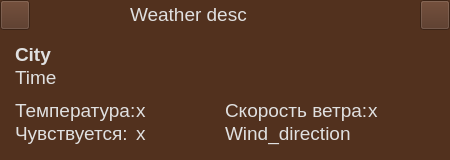
<?xml version="1.0" encoding="UTF-8"?>
<ui version="4.0">
 <class>Form</class>
 <widget class="QWidget" name="Form">
  <property name="geometry">
   <rect>
    <x>0</x>
    <y>0</y>
    <width>450</width>
    <height>160</height>
   </rect>
  </property>
  <property name="minimumSize">
   <size>
    <width>450</width>
    <height>160</height>
   </size>
  </property>
  <property name="maximumSize">
   <size>
    <width>450</width>
    <height>160</height>
   </size>
  </property>
  <property name="windowTitle">
   <string>Form</string>
  </property>
  <property name="styleSheet">
   <string notr="true">background: #52311E;</string>
  </property>
  <layout class="QVBoxLayout" name="verticalLayout_6">
   <property name="spacing">
    <number>0</number>
   </property>
   <property name="leftMargin">
    <number>0</number>
   </property>
   <property name="topMargin">
    <number>0</number>
   </property>
   <property name="rightMargin">
    <number>0</number>
   </property>
   <property name="bottomMargin">
    <number>0</number>
   </property>
   <item>
    <layout class="QHBoxLayout" name="horizontalLayout_3">
     <property name="spacing">
      <number>5</number>
     </property>
     <item>
      <widget class="QPushButton" name="btn_maximize">
       <property name="minimumSize">
        <size>
         <width>30</width>
         <height>30</height>
        </size>
       </property>
       <property name="maximumSize">
        <size>
         <width>30</width>
         <height>30</height>
        </size>
       </property>
       <property name="text">
        <string/>
       </property>
       <property name="icon">
        <iconset>
         <normaloff>maximize.png</normaloff>maximize.png</iconset>
       </property>
       <property name="iconSize">
        <size>
         <width>30</width>
         <height>30</height>
        </size>
       </property>
      </widget>
     </item>
     <item>
      <spacer name="horizontalSpacer">
       <property name="orientation">
        <enum>Qt::Horizontal</enum>
       </property>
       <property name="sizeHint" stdset="0">
        <size>
         <width>18</width>
         <height>20</height>
        </size>
       </property>
      </spacer>
     </item>
     <item>
      <layout class="QHBoxLayout" name="horizontalLayout">
       <property name="spacing">
        <number>5</number>
       </property>
       <item>
        <widget class="QLabel" name="lbl_weather_icon">
         <property name="minimumSize">
          <size>
           <width>30</width>
           <height>30</height>
          </size>
         </property>
         <property name="maximumSize">
          <size>
           <width>30</width>
           <height>30</height>
          </size>
         </property>
         <property name="styleSheet">
          <string notr="true">background: rgba(255,255,255,0);</string>
         </property>
         <property name="text">
          <string/>
         </property>
         <property name="pixmap">
          <pixmap>weather_icons/morning_evening/ccloudy.png</pixmap>
         </property>
         <property name="scaledContents">
          <bool>true</bool>
         </property>
        </widget>
       </item>
       <item>
        <widget class="QLabel" name="lbl_weather_desc">
         <property name="minimumSize">
          <size>
           <width>225</width>
           <height>25</height>
          </size>
         </property>
         <property name="maximumSize">
          <size>
           <width>225</width>
           <height>25</height>
          </size>
         </property>
         <property name="font">
          <font>
           <pointsize>14</pointsize>
          </font>
         </property>
         <property name="styleSheet">
          <string notr="true">background: rgba(255,255,255,0);
color: #E0E0E0;</string>
         </property>
         <property name="text">
          <string>Weather desc</string>
         </property>
        </widget>
       </item>
      </layout>
     </item>
     <item>
      <spacer name="horizontalSpacer_2">
       <property name="orientation">
        <enum>Qt::Horizontal</enum>
       </property>
       <property name="sizeHint" stdset="0">
        <size>
         <width>17</width>
         <height>20</height>
        </size>
       </property>
      </spacer>
     </item>
     <item>
      <widget class="QPushButton" name="btn_roll_up">
       <property name="minimumSize">
        <size>
         <width>30</width>
         <height>30</height>
        </size>
       </property>
       <property name="maximumSize">
        <size>
         <width>30</width>
         <height>30</height>
        </size>
       </property>
       <property name="text">
        <string/>
       </property>
       <property name="icon">
        <iconset>
         <normaloff>roll_up.png</normaloff>roll_up.png</iconset>
       </property>
       <property name="iconSize">
        <size>
         <width>30</width>
         <height>30</height>
        </size>
       </property>
      </widget>
     </item>
    </layout>
   </item>
   <item>
    <spacer name="verticalSpacer">
     <property name="orientation">
      <enum>Qt::Vertical</enum>
     </property>
     <property name="sizeHint" stdset="0">
      <size>
       <width>20</width>
       <height>30</height>
      </size>
     </property>
    </spacer>
   </item>
   <item>
    <layout class="QVBoxLayout" name="verticalLayout_5">
     <property name="spacing">
      <number>10</number>
     </property>
     <property name="leftMargin">
      <number>15</number>
     </property>
     <property name="topMargin">
      <number>0</number>
     </property>
     <property name="bottomMargin">
      <number>15</number>
     </property>
     <item>
      <layout class="QVBoxLayout" name="verticalLayout_3">
       <property name="spacing">
        <number>0</number>
       </property>
       <item>
        <widget class="QLabel" name="lbl_city">
         <property name="font">
          <font>
           <pointsize>14</pointsize>
           <weight>75</weight>
           <bold>true</bold>
          </font>
         </property>
         <property name="styleSheet">
          <string notr="true">background: rgba(255,255,255,0);
color: #E0E0E0;</string>
         </property>
         <property name="text">
          <string>City</string>
         </property>
        </widget>
       </item>
       <item>
        <widget class="QLabel" name="lbl_time">
         <property name="font">
          <font>
           <pointsize>14</pointsize>
          </font>
         </property>
         <property name="styleSheet">
          <string notr="true">background: rgba(255,255,255,0);
color: #E0E0E0;</string>
         </property>
         <property name="text">
          <string>Time</string>
         </property>
        </widget>
       </item>
      </layout>
     </item>
     <item>
      <layout class="QHBoxLayout" name="horizontalLayout_5">
       <property name="spacing">
        <number>0</number>
       </property>
       <item>
        <layout class="QHBoxLayout" name="horizontalLayout_4">
         <property name="spacing">
          <number>0</number>
         </property>
         <item>
          <layout class="QVBoxLayout" name="verticalLayout">
           <property name="spacing">
            <number>0</number>
           </property>
           <item>
            <widget class="QLabel" name="lbl_ctemp">
             <property name="minimumSize">
              <size>
               <width>100</width>
               <height>0</height>
              </size>
             </property>
             <property name="maximumSize">
              <size>
               <width>200</width>
               <height>16777215</height>
              </size>
             </property>
             <property name="font">
              <font>
               <pointsize>14</pointsize>
              </font>
             </property>
             <property name="styleSheet">
              <string notr="true">background: rgba(255,255,255,0);
color: #E0E0E0;</string>
             </property>
             <property name="text">
              <string>Температура:</string>
             </property>
            </widget>
           </item>
           <item>
            <widget class="QLabel" name="lbl_ctemp_feel">
             <property name="minimumSize">
              <size>
               <width>100</width>
               <height>0</height>
              </size>
             </property>
             <property name="maximumSize">
              <size>
               <width>200</width>
               <height>16777215</height>
              </size>
             </property>
             <property name="font">
              <font>
               <pointsize>14</pointsize>
              </font>
             </property>
             <property name="styleSheet">
              <string notr="true">background: rgba(255,255,255,0);
color: #E0E0E0;</string>
             </property>
             <property name="text">
              <string>Чувствуется:</string>
             </property>
            </widget>
           </item>
          </layout>
         </item>
         <item>
          <layout class="QVBoxLayout" name="verticalLayout_2">
           <property name="spacing">
            <number>0</number>
           </property>
           <item>
            <widget class="QLabel" name="lbl_temp">
             <property name="minimumSize">
              <size>
               <width>40</width>
               <height>0</height>
              </size>
             </property>
             <property name="maximumSize">
              <size>
               <width>100</width>
               <height>16777215</height>
              </size>
             </property>
             <property name="font">
              <font>
               <pointsize>14</pointsize>
              </font>
             </property>
             <property name="styleSheet">
              <string notr="true">background: rgba(255,255,255,0);
color: #E0E0E0;</string>
             </property>
             <property name="text">
              <string>x</string>
             </property>
            </widget>
           </item>
           <item>
            <widget class="QLabel" name="lbl_temp_feel">
             <property name="minimumSize">
              <size>
               <width>40</width>
               <height>0</height>
              </size>
             </property>
             <property name="maximumSize">
              <size>
               <width>100</width>
               <height>16777215</height>
              </size>
             </property>
             <property name="font">
              <font>
               <pointsize>14</pointsize>
              </font>
             </property>
             <property name="styleSheet">
              <string notr="true">background: rgba(255,255,255,0);
color: #E0E0E0;</string>
             </property>
             <property name="text">
              <string>x</string>
             </property>
            </widget>
           </item>
          </layout>
         </item>
        </layout>
       </item>
       <item>
        <layout class="QVBoxLayout" name="verticalLayout_4">
         <property name="spacing">
          <number>0</number>
         </property>
         <item>
          <layout class="QHBoxLayout" name="horizontalLayout_2">
           <property name="spacing">
            <number>0</number>
           </property>
           <item>
            <widget class="QLabel" name="lbl_cwind_v">
             <property name="minimumSize">
              <size>
               <width>100</width>
               <height>0</height>
              </size>
             </property>
             <property name="maximumSize">
              <size>
               <width>200</width>
               <height>16777215</height>
              </size>
             </property>
             <property name="font">
              <font>
               <pointsize>14</pointsize>
              </font>
             </property>
             <property name="styleSheet">
              <string notr="true">background: rgba(255,255,255,0);
color: #E0E0E0;</string>
             </property>
             <property name="text">
              <string>Скорость ветра:</string>
             </property>
            </widget>
           </item>
           <item>
            <widget class="QLabel" name="lbl_wind_v">
             <property name="minimumSize">
              <size>
               <width>40</width>
               <height>0</height>
              </size>
             </property>
             <property name="maximumSize">
              <size>
               <width>100</width>
               <height>16777215</height>
              </size>
             </property>
             <property name="font">
              <font>
               <pointsize>14</pointsize>
              </font>
             </property>
             <property name="styleSheet">
              <string notr="true">background: rgba(255,255,255,0);
color: #E0E0E0;</string>
             </property>
             <property name="text">
              <string>x</string>
             </property>
            </widget>
           </item>
          </layout>
         </item>
         <item>
          <widget class="QLabel" name="lbl_wind_deg">
           <property name="minimumSize">
            <size>
             <width>225</width>
             <height>0</height>
            </size>
           </property>
           <property name="maximumSize">
            <size>
             <width>225</width>
             <height>16777215</height>
            </size>
           </property>
           <property name="font">
            <font>
             <pointsize>14</pointsize>
            </font>
           </property>
           <property name="styleSheet">
            <string notr="true">background: rgba(255,255,255,0);
color: #E0E0E0;</string>
           </property>
           <property name="text">
            <string>Wind_direction</string>
           </property>
          </widget>
         </item>
        </layout>
       </item>
      </layout>
     </item>
    </layout>
   </item>
  </layout>
 </widget>
 <resources/>
 <connections/>
</ui>
